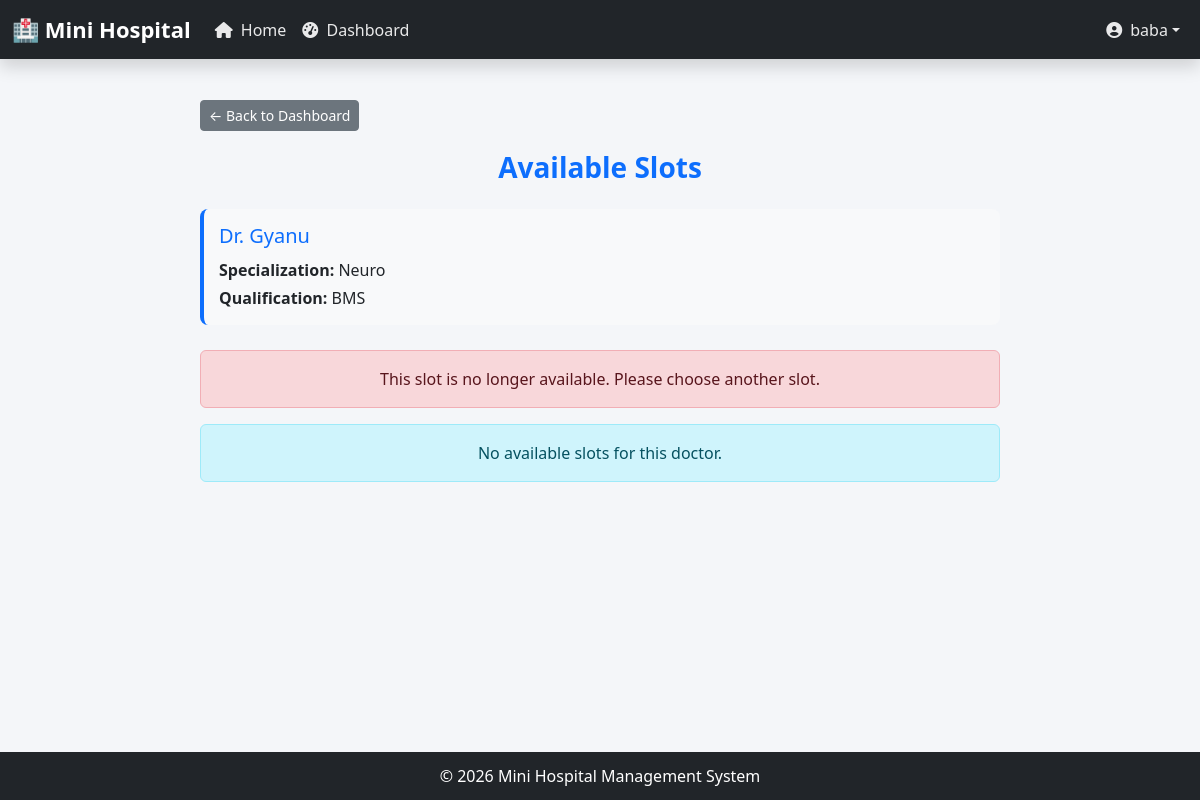
Page /patient/book/72/ (signed in) on the committed database.
### account/models.py (models this page shows, shortened)
class User(AbstractUser):
    ROLE_CHOICES = (
        ('doctor', 'Doctor'),
        ('patient', 'Patient'),
    )
    role = models.CharField(max_length=10, choices=ROLE_CHOICES)
    full_name = models.CharField(max_length=200)
    gender = models.CharField(max_length=10)
    date_of_birth = models.DateField()
    mobile_number = models.CharField(max_length=15)
    email = models.EmailField(unique=True, blank=True)
    REQUIRED_FIELDS = ["email", "full_name", "gender", "date_of_birth", "mobile_number"]
    qualification = models.CharField(max_length=200, blank=True, null=True)
    specialization = models.CharField(max_length=200, blank=True, null=True)
    practicing_year_from = models.IntegerField(blank=True, null=True)
    license_number = models.CharField(max_length=200, blank=True, null=True)
    blood_group = models.CharField(max_length=5, blank=True, null=True)

### booking/views.py (the view, shortened to what this page needs)
# urls.py: path('book/<int:slot_id>/', views.book_slot, name='book_slot'),
@login_required
def book_slot(request, slot_id):
    slot = Availability.objects.get(id=slot_id)
    if slot.is_booked:
        return render(request, "doctor_slots.html", {
            "error": "This slot is no longer available. Please choose another slot.",
            "doctor": slot.doctor
        })

### templates/doctor_slots.html (shortened to what this page needs)
{% extends 'base.html' %}
{% block content %}
<div class="slots-container">
    <div class="back-button">
        <a href="/patient/dashboard/" class="btn btn-secondary btn-sm">
            ← Back to Dashboard
        </a>
    </div>
    <h3 class="text-center mb-4 page-title">
        Available Slots
    </h3>
    {% if doctor %}
        <div class="doctor-info">
            <h5>Dr. {{ doctor.full_name }}</h5>
            <p class="mb-1">
                <strong>Specialization:</strong> {{ doctor.specialization }}
            </p>
            <p class="mb-0">
                <strong>Qualification:</strong> {{ doctor.qualification }}
            </p>
        </div>
    {% endif %}
    {% if error %}
        <div class="alert alert-danger text-center">
            {{ error }}
        </div>
    {% endif %}
    {% if slots_by_date %}
        {% for date_key, slots_list in slots_by_date.items %}
            <div class="date-header" onclick="toggleDate(this)" data-date="{{ date_key }}">
                <span>📅 {{ date_key }}</span>
                <span class="toggle-icon">▼</span>
            </div>
            <div class="date-content">
                {% for slot in slots_list %}
                    <div class="card shadow-sm slot-card p-3">
                        <div class="row align-items-center">
                            <div class="col-md-8">
                                <p class="mb-0">
                                    <strong>Time:</strong>
                                    {{ slot.start_time }} - {{ slot.end_time }}
                                </p>
                            </div>
                            <div class="col-md-4 text-end">
                                <a href="{% url 'book_slot' slot.id %}"
                                   class="btn btn-success btn-sm">
                                   Book Now
                                </a>
                            </div>
                        </div>
                    </div>
                {% endfor %}
            </div>
        {% endfor %}
    {% else %}
        <div class="alert alert-info text-center">
            No available slots for this doctor.
        </div>
    {% endif %}
</div>
{% endblock %}

### templates/base.html (shortened to what this page needs)
{% load static %}
<!DOCTYPE html>
<html lang="en">
<head>
    <link href="https://cdn.jsdelivr.net/npm/bootstrap@5.3.2/dist/css/bootstrap.min.css"
          rel="stylesheet">
    <link rel="stylesheet"
          href="https://cdnjs.cloudflare.com/ajax/libs/font-awesome/6.4.0/css/all.min.css">
</head>
<body>
<nav class="navbar navbar-expand-lg navbar-dark bg-dark shadow">
    <div class="container-fluid">
        <a class="navbar-brand"
           href="{% url 'home' %}">
            🏥 Mini Hospital
        </a>
        <div class="collapse navbar-collapse"
             id="navbarNav">
            <ul class="navbar-nav me-auto">
                <li class="nav-item">
                    <a class="nav-link"
                       href="{% url 'home' %}">
                        <i class="fas fa-home me-1"></i>
                        Home
                    </a>
                </li>
                {% if user.is_authenticated %}
                    {% if user.role == 'doctor' %}
                        <li class="nav-item">
                            <a class="nav-link"
                               href="{% url 'doctor_dashboard' %}">
                                <i class="fas fa-tachometer-alt me-1"></i>
                                Dashboard
                            </a>
                        </li>
                    {% elif user.role == 'patient' %}
                        <li class="nav-item">
                            <a class="nav-link"
                               href="{% url 'patient_dashboard' %}">
                                <i class="fas fa-tachometer-alt me-1"></i>
                                Dashboard
                            </a>
                        </li>
                    {% endif %}
                {% endif %}
            </ul>
            <ul class="navbar-nav ms-auto align-items-lg-center">
                {% if user.is_authenticated %}
                    <li class="nav-item dropdown d-none d-lg-block">
                        <a class="nav-link dropdown-toggle d-flex align-items-center"
                           href="#"
                           id="userDropdown"
                           role="button"
                           data-bs-toggle="dropdown"
                           aria-expanded="false">
                            <i class="fas fa-user-circle me-2"></i>
                            {% if user.role == 'doctor' %}
                                Dr. {{ user.full_name }}
                            {% else %}
                                {{ user.full_name }}
                            {% endif %}
                        </a>
                    </li>
                {% endif %}
            </ul>
        </div>
    </div>
</nav>
<div class="container main-container">
    {% block content %}
    {% endblock %}
</div>
<footer>
    <p class="mb-0">
        © 2026 Mini Hospital Management System
    </p>
</footer>
</body>
</html>

### templates/base.html (style rules this page uses)
body { background-color:#f4f6f9; min-height:100vh; display:flex; flex-direction:column; padding-top:70px; }
.navbar { position:fixed; top:0; left:0; right:0; z-index:1000; }
.navbar-brand { font-weight:bold; font-size:22px; }
.main-container { flex:1; padding:30px; }
footer { background:#212529; color:white; text-align:center; padding:12px; }
.navbar-nav .nav-link { color:rgba(255,255,255,0.9) !important; transition:0.3s; }

### templates/doctor_slots.html (style rules this page uses)
.slots-container { max-width: 800px; margin: auto; }
.page-title { font-weight: bold; color: #0d6efd; }
.doctor-info { background-color: #f8f9fa; padding: 15px; border-radius: 8px; margin-bottom: 25px; border-left: 4px solid #0d6efd; }
.doctor-info h5 { color: #0d6efd; margin-bottom: 10px; }
.back-button { margin-bottom: 20px; }

### rows in the picture
User: full_name "baba"
User: full_name "Gyanu", specialization "Neuro", qualification "BMS"

### other values in the picture
{{ error }} "This slot is no longer available. Please choose another slot."
